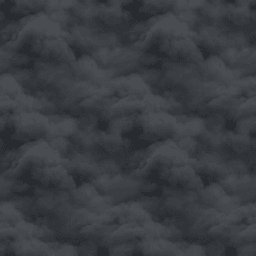
#> input picture web/assets/fog.png, 256 x 256 px; its folder holds only this picture in this run
$ python pack_atlas.py
#> lines starting #> are read from the running program, lines starting #| are printed output that depends on the picture
#!/usr/bin/env python3
"""Pack web/assets sprites into one atlas (atlas.png + atlas.json).

One download instead of ~240: the site slices sprites back out with
createImageBitmap. Shelf packing, sorted by height. Run from web/:
    python3 pack_atlas.py
Requires Pillow; build.sh skips this step gracefully when it's missing
(the site falls back to per-file loading via manifest.json).
"""
import json
import os
import sys

from PIL import Image

ASSETS = os.path.join(os.path.dirname(os.path.abspath(__file__)), 'assets')
WIDTH = 2048

sprites = []
for root, _, files in os.walk(ASSETS):
    for f in sorted(files):
        if not f.endswith('.png'):
            continue
        path = os.path.join(root, f)
        rel = os.path.relpath(path, ASSETS)
        img = Image.open(path).convert('RGBA')
        sprites.append((rel, img))

sprites.sort(key=lambda s: -s[1].height)

frames = {}
x = y = shelf_h = 0
PAD = 2  # bleed guard between neighbors
for rel, img in sprites:
    w, h = img.size
    if x + w > WIDTH:
        x, y = 0, y + shelf_h + PAD
        shelf_h = 0
    frames[rel] = [x, y, w, h]
    shelf_h = max(shelf_h, h)
    x += w + PAD
#> this loop made 1 pass
#> (rel, w, h, shelf_h, x) on pass 1: ('fog.png', 256, 256, 256, 258)
#> after the loop, frames = {'fog.png': [0, 0, 256, 256]}; shelf_h = 256; x = 258; y = 0

height = y + shelf_h
#> height = 256
atlas = Image.new('RGBA', (WIDTH, height))
#> atlas: PIL image 2048x256 RGBA; every value is 0
for rel, img in sprites:
    fx, fy, _, _ = frames[rel]
    atlas.paste(img, (fx, fy))
#> this loop made 1 pass
#> (rel, fx, fy) on pass 1: ('fog.png', 0, 0)
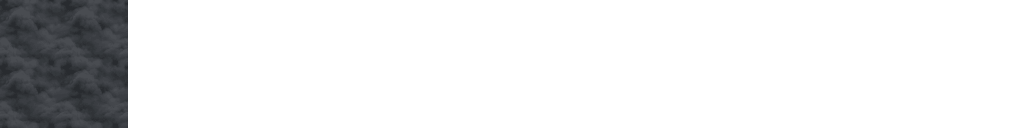
#> atlas: PIL image 2048x256 RGBA (shown at 1/2 size); mean R, G, B, A 7.3, 7.7, 8.3, 31.9; transparent parts drawn white

# WebP: one palette can't serve 244 diverse sprites (png quantization fails),
# but lossy WebP at q90 is visually clean and ~10x smaller than atlas RGBA png
atlas.save(os.path.join(ASSETS, 'atlas.webp'), quality=90, method=6)
with open(os.path.join(ASSETS, 'atlas.json'), 'w') as f:
    json.dump(frames, f)
size = os.path.getsize(os.path.join(ASSETS, 'atlas.webp'))
print(f'atlas.webp {WIDTH}x{height} ({size / 1e6:.1f} MB), {len(frames)} sprites')
#| atlas.webp 2048x256 (0.0 MB), 1 sprites
